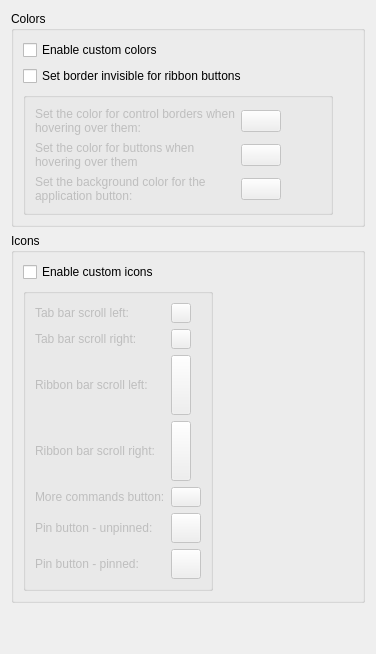
           <widget class="QWidget" name="tab_2">
            <attribute name="title">
             <string>Colors and icons</string>
            </attribute>
            <layout class="QGridLayout" name="gridLayout_19">
             <item row="1" column="0">
              <widget class="QGroupBox" name="groupBox_9">
               <property name="title">
                <string>Icons</string>
               </property>
               <layout class="QGridLayout" name="gridLayout_23">
                <item row="0" column="0">
                 <widget class="QCheckBox" name="CustomIcons">
                  <property name="text">
                   <string>Enable custom icons</string>
                  </property>
                 </widget>
                </item>
                <item row="1" column="1">
                 <spacer name="horizontalSpacer_6">
                  <property name="orientation">
                   <enum>Qt::Orientation::Horizontal</enum>
                  </property>
                  <property name="sizeHint" stdset="0">
                   <size>
                    <width>40</width>
                    <height>20</height>
                   </size>
                  </property>
                 </spacer>
                </item>
                <item row="1" column="0">
                 <widget class="QGroupBox" name="IconS">
                  <property name="enabled">
                   <bool>false</bool>
                  </property>
                  <layout class="QGridLayout" name="gridLayout_33">
                   <item row="0" column="0">
                    <layout class="QGridLayout" name="gridLayout_22">
                     <item row="0" column="0">
                      <widget class="QLabel" name="label_16">
                       <property name="text">
                        <string>&lt;html&gt;&lt;head/&gt;&lt;body&gt;&lt;p&gt;Tab bar scroll left:&lt;/p&gt;&lt;/body&gt;&lt;/html&gt;</string>
                       </property>
                      </widget>
                     </item>
                     <item row="0" column="1">
                      <widget class="QPushButton" name="Tab_Scroll_Left">
                       <property name="sizePolicy">
                        <sizepolicy hsizetype="Fixed" vsizetype="Fixed">
                         <horstretch>0</horstretch>
                         <verstretch>0</verstretch>
                        </sizepolicy>
                       </property>
                       <property name="minimumSize">
                        <size>
                         <width>10</width>
                         <height>20</height>
                        </size>
                       </property>
                       <property name="maximumSize">
                        <size>
                         <width>20</width>
                         <height>20</height>
                        </size>
                       </property>
                       <property name="baseSize">
                        <size>
                         <width>10</width>
                         <height>40</height>
                        </size>
                       </property>
                       <property name="text">
                        <string notr="true"/>
                       </property>
                      </widget>
                     </item>
                     <item row="1" column="0">
                      <widget class="QLabel" name="label_17">
                       <property name="text">
                        <string>Tab bar scroll right:</string>
                       </property>
                      </widget>
                     </item>
                     <item row="1" column="1">
                      <widget class="QPushButton" name="Tab_Scroll_Right">
                       <property name="sizePolicy">
                        <sizepolicy hsizetype="Fixed" vsizetype="Fixed">
                         <horstretch>0</horstretch>
                         <verstretch>0</verstretch>
                        </sizepolicy>
                       </property>
                       <property name="minimumSize">
                        <size>
                         <width>10</width>
                         <height>20</height>
                        </size>
                       </property>
                       <property name="maximumSize">
                        <size>
                         <width>20</width>
                         <height>20</height>
                        </size>
                       </property>
                       <property name="baseSize">
                        <size>
                         <width>10</width>
                         <height>40</height>
                        </size>
                       </property>
                       <property name="text">
                        <string notr="true"/>
                       </property>
                      </widget>
                     </item>
                     <item row="2" column="0">
                      <widget class="QLabel" name="label_18">
                       <property name="text">
                        <string>Ribbon bar scroll left:</string>
                       </property>
                      </widget>
                     </item>
                     <item row="2" column="1">
                      <widget class="QPushButton" name="Ribbon_Scroll_Left">
                       <property name="sizePolicy">
                        <sizepolicy hsizetype="Fixed" vsizetype="Fixed">
                         <horstretch>0</horstretch>
                         <verstretch>0</verstretch>
                        </sizepolicy>
                       </property>
                       <property name="minimumSize">
                        <size>
                         <width>20</width>
                         <height>60</height>
                        </size>
                       </property>
                       <property name="maximumSize">
                        <size>
                         <width>20</width>
                         <height>60</height>
                        </size>
                       </property>
                       <property name="text">
                        <string notr="true"/>
                       </property>
                      </widget>
                     </item>
                     <item row="3" column="0">
                      <widget class="QLabel" name="label_19">
                       <property name="text">
                        <string>&lt;html&gt;&lt;head/&gt;&lt;body&gt;&lt;p&gt;Ribbon bar scroll right:&lt;/p&gt;&lt;/body&gt;&lt;/html&gt;</string>
                       </property>
                      </widget>
                     </item>
                     <item row="3" column="1">
                      <widget class="QPushButton" name="Ribbon_Scroll_Right">
                       <property name="sizePolicy">
                        <sizepolicy hsizetype="Fixed" vsizetype="Fixed">
                         <horstretch>0</horstretch>
                         <verstretch>0</verstretch>
                        </sizepolicy>
                       </property>
                       <property name="minimumSize">
                        <size>
                         <width>20</width>
                         <height>60</height>
                        </size>
                       </property>
                       <property name="maximumSize">
                        <size>
                         <width>20</width>
                         <height>60</height>
                        </size>
                       </property>
                       <property name="text">
                        <string notr="true"/>
                       </property>
                      </widget>
                     </item>
                     <item row="4" column="0">
                      <widget class="QLabel" name="label_20">
                       <property name="text">
                        <string>&lt;html&gt;&lt;head/&gt;&lt;body&gt;&lt;p&gt;More commands button:&lt;/p&gt;&lt;/body&gt;&lt;/html&gt;</string>
                       </property>
                      </widget>
                     </item>
                     <item row="4" column="1">
                      <widget class="QPushButton" name="MoreCommands">
                       <property name="sizePolicy">
                        <sizepolicy hsizetype="Fixed" vsizetype="Fixed">
                         <horstretch>0</horstretch>
                         <verstretch>0</verstretch>
                        </sizepolicy>
                       </property>
                       <property name="minimumSize">
                        <size>
                         <width>30</width>
                         <height>20</height>
                        </size>
                       </property>
                       <property name="maximumSize">
                        <size>
                         <width>30</width>
                         <height>20</height>
                        </size>
                       </property>
                       <property name="baseSize">
                        <size>
                         <width>30</width>
                         <height>30</height>
                        </size>
                       </property>
                       <property name="text">
                        <string notr="true"/>
                       </property>
                      </widget>
                     </item>
                     <item row="5" column="0">
                      <widget class="QLabel" name="label_28">
                       <property name="text">
                        <string>Pin button - unpinned:</string>
                       </property>
                      </widget>
                     </item>
                     <item row="5" column="1">
                      <widget class="QPushButton" name="pinButton_open">
                       <property name="sizePolicy">
                        <sizepolicy hsizetype="Fixed" vsizetype="Fixed">
                         <horstretch>0</horstretch>
                         <verstretch>0</verstretch>
                        </sizepolicy>
                       </property>
                       <property name="minimumSize">
                        <size>
                         <width>30</width>
                         <height>30</height>
                        </size>
                       </property>
                       <property name="maximumSize">
                        <size>
                         <width>30</width>
                         <height>30</height>
                        </size>
                       </property>
                       <property name="text">
                        <string notr="true"/>
                       </property>
                      </widget>
                     </item>
                     <item row="6" column="0">
                      <widget class="QLabel" name="label_29">
                       <property name="text">
                        <string>Pin button - pinned:</string>
                       </property>
                      </widget>
                     </item>
                     <item row="6" column="1">
                      <widget class="QPushButton" name="pinButton_closed">
                       <property name="sizePolicy">
                        <sizepolicy hsizetype="Fixed" vsizetype="Fixed">
                         <horstretch>0</horstretch>
                         <verstretch>0</verstretch>
                        </sizepolicy>
                       </property>
                       <property name="minimumSize">
                        <size>
                         <width>30</width>
                         <height>30</height>
                        </size>
                       </property>
                       <property name="maximumSize">
                        <size>
                         <width>30</width>
                         <height>30</height>
                        </size>
                       </property>
                       <property name="baseSize">
                        <size>
                         <width>30</width>
                         <height>30</height>
                        </size>
                       </property>
                       <property name="text">
                        <string notr="true"/>
                       </property>
                      </widget>
                     </item>
                    </layout>
                   </item>
                  </layout>
                 </widget>
                </item>
               </layout>
              </widget>
             </item>
             <item row="2" column="0">
              <spacer name="verticalSpacer_2">
               <property name="orientation">
                <enum>Qt::Orientation::Vertical</enum>
               </property>
               <property name="sizeHint" stdset="0">
                <size>
                 <width>20</width>
                 <height>40</height>
                </size>
               </property>
              </spacer>
             </item>
             <item row="0" column="0">
              <widget class="QGroupBox" name="groupBox_8">
               <property name="title">
                <string>Colors</string>
               </property>
               <layout class="QGridLayout" name="gridLayout_21">
                <item row="0" column="0">
                 <widget class="QCheckBox" name="CustomColors">
                  <property name="text">
                   <string>Enable custom colors</string>
                  </property>
                 </widget>
                </item>
                <item row="2" column="0">
                 <widget class="QGroupBox" name="ColorS">
                  <property name="enabled">
                   <bool>false</bool>
                  </property>
                  <layout class="QGridLayout" name="gridLayout_35" rowminimumheight="0">
                   <item row="0" column="0">
                    <layout class="QGridLayout" name="gridLayout_20">
                     <property name="verticalSpacing">
                      <number>6</number>
                     </property>
                     <item row="2" column="1" colspan="2">
                      <widget class="Gui::ColorButton" name="Color_Background_App">
                       <property name="text">
                        <string notr="true"/>
                       </property>
                      </widget>
                     </item>
                     <item row="1" column="0">
                      <widget class="QLabel" name="label_30">
                       <property name="minimumSize">
                        <size>
                         <width>200</width>
                         <height>0</height>
                        </size>
                       </property>
                       <property name="maximumSize">
                        <size>
                         <width>200</width>
                         <height>16777215</height>
                        </size>
                       </property>
                       <property name="text">
                        <string>Set the color for buttons when hovering over them</string>
                       </property>
                       <property name="wordWrap">
                        <bool>true</bool>
                       </property>
                      </widget>
                     </item>
                     <item row="0" column="1" colspan="2">
                      <widget class="Gui::ColorButton" name="Color_Borders">
                       <property name="text">
                        <string notr="true"/>
                       </property>
                      </widget>
                     </item>
                     <item row="0" column="0">
                      <widget class="QLabel" name="label_6">
                       <property name="minimumSize">
                        <size>
                         <width>200</width>
                         <height>0</height>
                        </size>
                       </property>
                       <property name="maximumSize">
                        <size>
                         <width>300</width>
                         <height>16777215</height>
                        </size>
                       </property>
                       <property name="text">
                        <string>Set the color for control borders when hovering over them:</string>
                       </property>
                       <property name="wordWrap">
                        <bool>true</bool>
                       </property>
                      </widget>
                     </item>
                     <item row="2" column="0">
                      <widget class="QLabel" name="label_9">
                       <property name="minimumSize">
                        <size>
                         <width>200</width>
                         <height>0</height>
                        </size>
                       </property>
                       <property name="maximumSize">
                        <size>
                         <width>200</width>
                         <height>16777215</height>
                        </size>
                       </property>
                       <property name="text">
                        <string>Set the background color for the application button:</string>
                       </property>
                       <property name="wordWrap">
                        <bool>true</bool>
                       </property>
                      </widget>
                     </item>
                     <item row="1" column="1" colspan="2">
                      <widget class="Gui::ColorButton" name="Color_Background_Hover">
                       <property name="text">
                        <string notr="true"/>
                       </property>
                      </widget>
                     </item>
                    </layout>
                   </item>
                   <item row="0" column="2">
                    <spacer name="horizontalSpacer_5">
                     <property name="orientation">
                      <enum>Qt::Orientation::Horizontal</enum>
                     </property>
                     <property name="sizeHint" stdset="0">
                      <size>
                       <width>40</width>
                       <height>20</height>
                      </size>
                     </property>
                    </spacer>
                   </item>
                  </layout>
                 </widget>
                </item>
                <item row="2" column="1">
                 <spacer name="verticalSpacer_4">
                  <property name="orientation">
                   <enum>Qt::Orientation::Vertical</enum>
                  </property>
                  <property name="sizeHint" stdset="0">
                   <size>
                    <width>20</width>
                    <height>40</height>
                   </size>
                  </property>
                 </spacer>
                </item>
                <item row="1" column="0">
                 <widget class="QCheckBox" name="BorderTransparant">
                  <property name="text">
                   <string>Set border invisible for ribbon buttons</string>
                  </property>
                 </widget>
                </item>
               </layout>
              </widget>
             </item>
            </layout>
           </widget>
